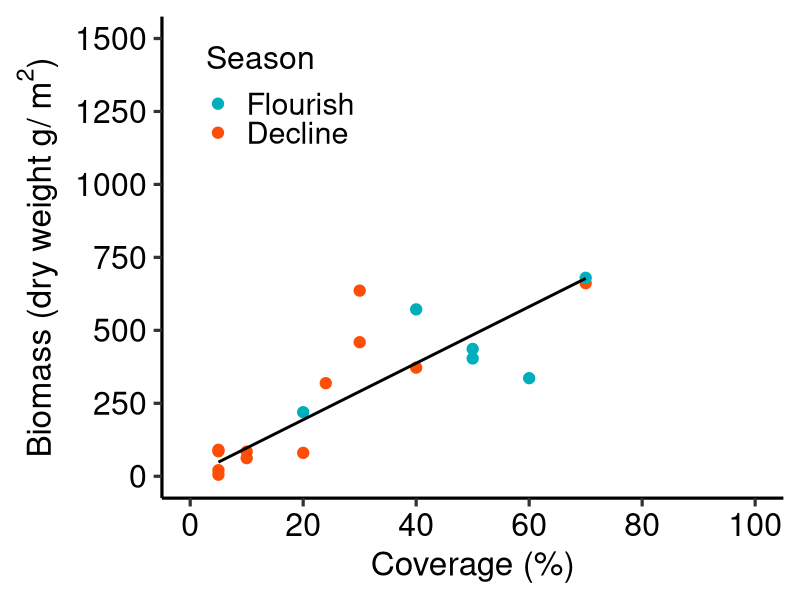
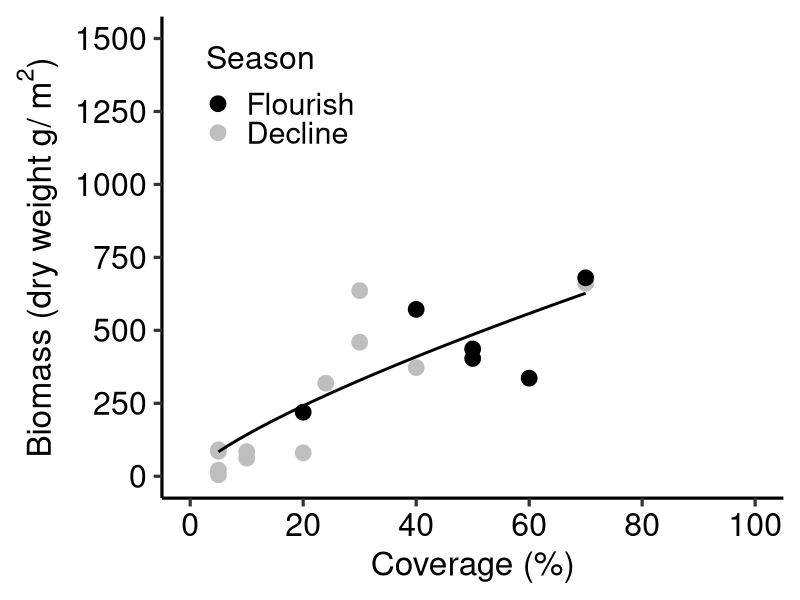
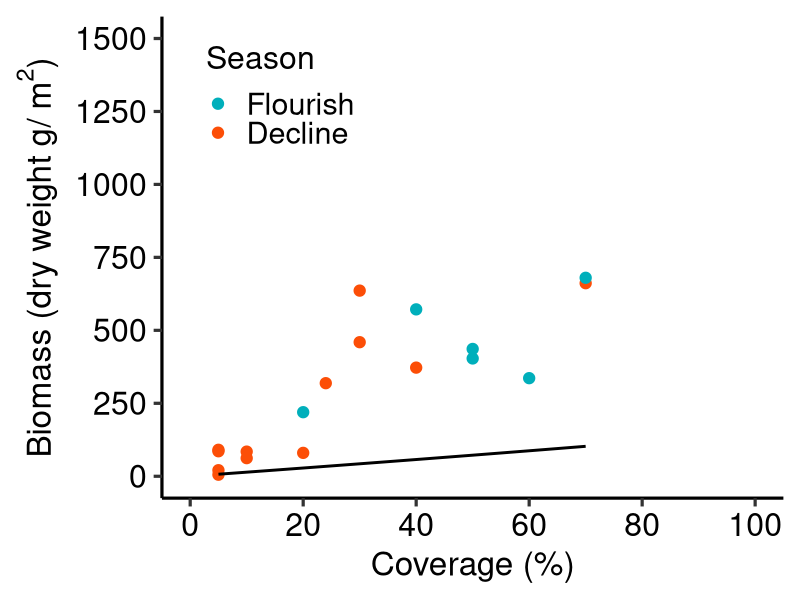
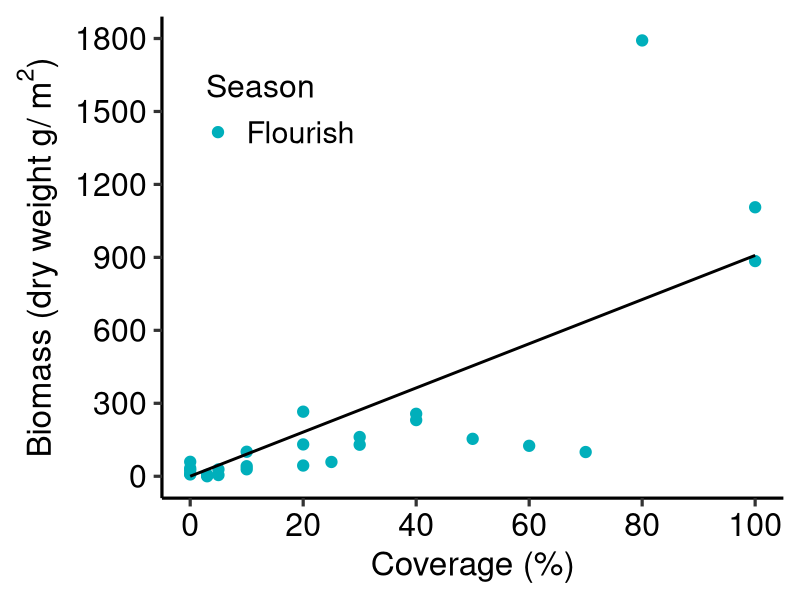
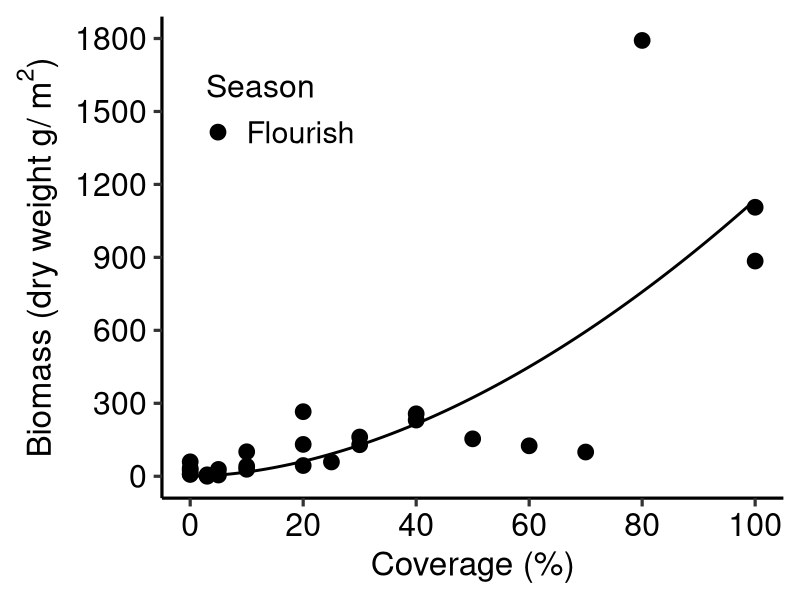
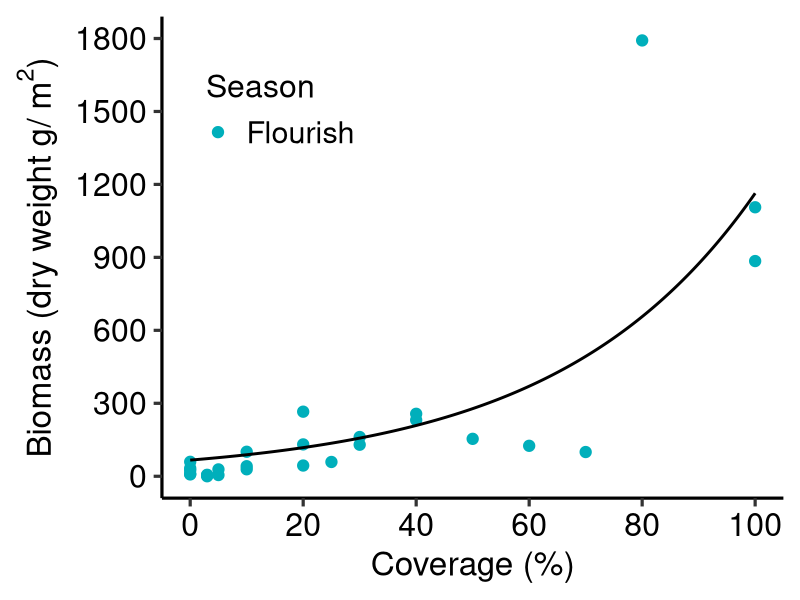
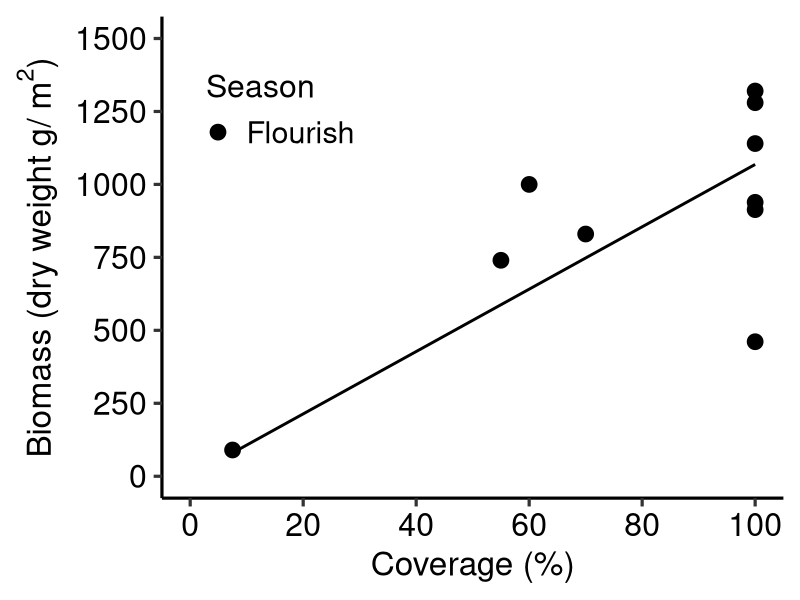
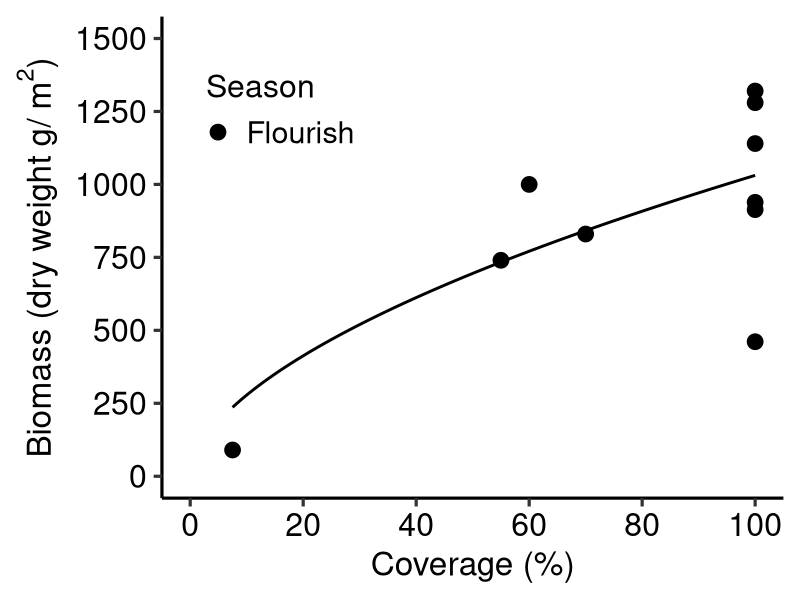

Write the R code that produced these figures, in order. (Note: this script raises an error after producing the figures.)
##########################################
### R codes for Kajime (Ecklonia) #########
##########################################

rm(list=ls())
library(dplyr)
library(ggplot2)

kajime<-read.csv("Kajime.csv",stringsAsFactors = TRUE)
kajime$Season <- factor(kajime$Season, levels = c("Flourish","Decline") )
names(kajime)

####### Central Pacific @ Kajime##########
kajime_CentralPacific<-subset(kajime,kajime$Region=="CentralPacific")
kajime_CentralPacific_Flourish<-subset(kajime,kajime$Region=="CentralPacific"&kajime$Season=="Flourish")
kajime_CentralPacific$Season <- 
  factor(kajime_CentralPacific$Season, levels = c("Flourish","Decline") )


####Linear model#####
model1_cp<- nls(DW_g_m2~ a*Cover,
              start = list(a=50),data = kajime_CentralPacific)
summary(model1_cp)
AIC(model1_cp)
BIC(model1_cp)

####Power model#####
model2_cp<- nls(DW_g_m2~ a*Cover^b,
              start = list(a=10,b = 1),data = kajime_CentralPacific)
summary(model2_cp)
AIC(model2_cp)
BIC(model2_cp)

####Exponential model#####
model3_cp<- nls(DW_g_m2~ a*exp(b*Cover)-a,
              start = list(a=100,b = 0.01), 
              control = list(maxiter = 50000, warnOnly = TRUE),
              data = kajime_CentralPacific,
              trace=TRUE)
summary(model3_cp)
AIC(model3_cp)
BIC(model3_cp)



####### Central Pacific @ Sagami##########
#Model1
dummy_CentralPacific<- expand.grid(Cover=seq(min(kajime_CentralPacific$Cover),
                                             max(kajime_CentralPacific$Cover),length=1000))

pred_CentralPacific<- predict(model1_cp,newdata=dummy_CentralPacific,se.fit=T)
dummy_CentralPacific$DW<-pred_CentralPacific



plot_CentralPacific1<-ggplot(data=kajime_CentralPacific, aes(x=Cover, y=DW_g_m2,color = Season)) + 
  xlab("Coverage (%)")+ 
  ylab(expression(paste("Biomass (dry weight g/ ",{m^2},")",sep="")))+
  geom_point(size=3.5)+
  scale_x_continuous(breaks=seq(0, 100,length=6),limits=c(0,100))+
  scale_y_continuous(breaks=seq(0, 1500,length=7),limits=c(0,1500))+
  scale_color_manual(labels = c("Flourish", "Decline"),values = c("#00AFBB","#FC4E07"))+
  labs(color='Season')+
  geom_line(data=dummy_CentralPacific, aes(x=Cover, y=DW),linewidth=1,color="black",inherit.aes = FALSE)+
  theme_classic(base_size = 24, base_family = "sans")+
  theme(axis.text = element_text(color="black",size=23))+
  theme(legend.justification=c(0.02,0.02), legend.position=c(0.05,0.7), 
        legend.title=element_text(size=23),legend.text =  element_text(size = 22))
plot_CentralPacific1

#Model2
pred_CentralPacific2<- predict(model2_cp,newdata=dummy_CentralPacific,se.fit=T)
dummy_CentralPacific$DW2<-pred_CentralPacific2

plot_CentralPacific2<-ggplot(data=kajime_CentralPacific, aes(x=Cover, y=DW_g_m2,color = Season)) + 
  xlab("Coverage (%)")+ 
  ylab(expression(paste("Biomass (dry weight g/ ",{m^2},")",sep="")))+
  geom_point(size=5)+
  scale_x_continuous(breaks=seq(0, 100,length=6),limits=c(0,100))+
  scale_y_continuous(breaks=seq(0, 1500,length=7),limits=c(0,1500))+
  scale_color_manual(labels = c("Flourish", "Decline"),values = c("black","grey"))+
  labs(color='Season')+
  geom_line(data=dummy_CentralPacific, aes(x=Cover, y=DW2),linewidth=1,color="black",inherit.aes = FALSE)+
  theme_classic(base_size = 24, base_family = "sans")+
  theme(axis.text = element_text(color="black",size=23))+
  theme(legend.justification=c(0.02,0.02), legend.position=c(0.05,0.7), 
        legend.title=element_text(size=23),legend.text =  element_text(size = 22))
plot_CentralPacific2

# save width 600 * Height 500 
#Model 3
pred_CentralPacific3<- predict(model3_cp,newdata=dummy_CentralPacific,se.fit=T)
dummy_CentralPacific$DW3<-pred_CentralPacific3

plot_CentralPacific3<-ggplot(data=kajime_CentralPacific, aes(x=Cover, y=DW_g_m2,color = Season)) + 
  xlab("Coverage (%)")+ 
  ylab(expression(paste("Biomass (dry weight g/ ",{m^2},")",sep="")))+
  geom_point(size=3.5)+
  scale_x_continuous(breaks=seq(0, 100,length=6),limits=c(0,100))+
  scale_y_continuous(breaks=seq(0, 1500,length=7),limits=c(0,1500))+
  scale_color_manual(labels = c("Flourish", "Decline"),values = c("#00AFBB","#FC4E07"))+
  labs(color='Season')+
  geom_line(data=dummy_CentralPacific, aes(x=Cover, y=DW3),linewidth=1,color="black",inherit.aes = FALSE)+
  theme_classic(base_size = 24, base_family = "sans")+
  theme(axis.text = element_text(color="black",size=23))+
  theme(legend.justification=c(0.02,0.02), legend.position=c(0.05,0.7), 
        legend.title=element_text(size=23),legend.text =  element_text(size = 22))
plot_CentralPacific3


#width 600 * Height 500 save

####### NorthJapanSea @ Sado ##########
kajime_NorthJapanSea<-subset(kajime,kajime$Region=="NorthJapanSea")


####Linear model#####
model1_NJ<- nls(DW_g_m2~ a*Cover,
              start = list(a=50),data = kajime_NorthJapanSea)
summary(model1_NJ)
AIC(model1_NJ)
BIC(model1_NJ)

####Power model#####
model2_NJ<- nls(DW_g_m2~ a*Cover^b,
              start = list(a=1.444,b = 1.3181),data = kajime_NorthJapanSea,
              control = list(maxiter = 50000, warnOnly = TRUE),
              trace=TRUE)
summary(model2_NJ)
AIC(model2_NJ)
BIC(model2_NJ)

####Exponential model#####
model3_NJ<- nls(DW_g_m2~ a*exp(b*Cover),
              start = list(a=17.5,b =0.048), data = kajime_NorthJapanSea,
              control = list(maxiter = 50000, warnOnly = TRUE),
              trace=TRUE)

summary(model3_NJ)
AIC(model3_NJ)
BIC(model3_NJ)

####二次関数モデル#####
model4_NJ<- nls(DW_g_m2~ a*Cover^2 + b*Cover + c,
              start = list(a=1, b=1,c=1), data =  kajime_NorthJapanSea)
summary(model4_NJ)
AIC(model4_NJ)
BIC(model4_NJ)


#######Plot line  NorthJapanSea @ Sado##########
#Model1
dummy_NorthJapanSea<- expand.grid(Cover=seq(min(kajime_NorthJapanSea$Cover),
                                            max(kajime_NorthJapanSea$Cover),length=1000))
pred_NorthJapanSea1<- predict(model1_NJ,newdata=dummy_NorthJapanSea,se.fit=T)
dummy_NorthJapanSea$DW1<-pred_NorthJapanSea1

plot_NorthJapanSea1<-ggplot(data=kajime_NorthJapanSea, aes(x=Cover, y=DW_g_m2,color = Season)) + 
  xlab("Coverage (%)")+ 
  ylab(expression(paste("Biomass (dry weight g/ ",{m^2},")",sep="")))+
  geom_point(size=3.5)+
  scale_x_continuous(breaks=seq(0, 100,length=6),limits=c(0,100))+
  scale_y_continuous(breaks=seq(0, 1800,length=7),limits=c(0,1800))+ 
  scale_color_manual(labels = c("Flourish", "Decline"),values = c("#00AFBB","#FC4E07"))+
  labs(color='Season')+
  geom_line(data=dummy_NorthJapanSea, aes(x=Cover, y=DW1),linewidth=1,color="black",inherit.aes = FALSE)+
  theme_classic(base_size = 24, base_family = "sans")+
  theme(axis.text = element_text(color="black",size=23))+
  theme(legend.justification=c(0.02,0.02), legend.position=c(0.05,0.7), 
        legend.title=element_text(size=23),legend.text =  element_text(size = 22))
plot_NorthJapanSea1


#Model2
dummy_NorthJapanSea<- expand.grid(Cover=seq(min(kajime_NorthJapanSea$Cover),
                                             max(kajime_NorthJapanSea$Cover),length=1000))
pred_NorthJapanSea2<- predict(model2_NJ,newdata=dummy_NorthJapanSea,se.fit=T)
dummy_NorthJapanSea$DW2<-pred_NorthJapanSea2

plot_NorthJapanSea2<-ggplot(data=kajime_NorthJapanSea, aes(x=Cover, y=DW_g_m2,color = Season)) + 
  xlab("Coverage (%)")+ 
  ylab(expression(paste("Biomass (dry weight g/ ",{m^2},")",sep="")))+
  geom_point(size=5)+
  scale_x_continuous(breaks=seq(0, 100,length=6),limits=c(0,100))+
  scale_y_continuous(breaks=seq(0, 1800,length=7),limits=c(0,1800))+ 
  scale_color_manual(labels = c("Flourish", "Decline"),values = c("black","grey50"))+
  labs(color='Season')+
  geom_line(data=dummy_NorthJapanSea, aes(x=Cover, y=DW2),linewidth=1,color="black",inherit.aes = FALSE)+
  theme_classic(base_size = 24, base_family = "sans")+
  theme(axis.text = element_text(color="black",size=23))+
  theme(legend.justification=c(0.02,0.02), legend.position=c(0.05,0.7), 
        legend.title=element_text(size=23),legend.text =  element_text(size = 22))
plot_NorthJapanSea2

#Model3
dummy_NorthJapanSea<- expand.grid(Cover=seq(min(kajime_NorthJapanSea$Cover),
                                            max(kajime_NorthJapanSea$Cover),length=1000))
pred_NorthJapanSea3<- predict(model3_NJ,newdata=dummy_NorthJapanSea,se.fit=T)
dummy_NorthJapanSea$DW3<-pred_NorthJapanSea3

plot_NorthJapanSea3<-ggplot(data=kajime_NorthJapanSea, aes(x=Cover, y=DW_g_m2,color = Season)) + 
  xlab("Coverage (%)")+ 
  ylab(expression(paste("Biomass (dry weight g/ ",{m^2},")",sep="")))+
  geom_point(size=3.5)+
  scale_x_continuous(breaks=seq(0, 100,length=6),limits=c(0,100))+
  scale_y_continuous(breaks=seq(0, 1800,length=7),limits=c(0,1800))+ 
  scale_color_manual(labels = c("Flourish", "Decline"),values = c("#00AFBB","#FC4E07"))+
  labs(color='Season')+
  geom_line(data=dummy_NorthJapanSea, aes(x=Cover, y=DW3),linewidth=1,color="black",inherit.aes = FALSE)+
  theme_classic(base_size = 24, base_family = "sans")+
  theme(axis.text = element_text(color="black",size=23))+
  theme(legend.justification=c(0.02,0.02), legend.position=c(0.05,0.7), 
        legend.title=element_text(size=23),legend.text =  element_text(size = 22))
plot_NorthJapanSea3

#width 600 * Height 500 save


####### Seto Island Sea  ##########
kajime_SetoIslandSea<-subset(kajime,kajime$Region=="SetoIslandSea")


####Linear model#####
model1_ST<- nls(DW_g_m2~ a*Cover,
              start = list(a=50),data = kajime_SetoIslandSea)
summary(model1_ST)
AIC(model1_ST)
BIC(model1_ST)

####Power model#####
model2_ST<- nls(DW_g_m2~ a*Cover^b,
              start = list(a=1.444,b = 1.3181),data = kajime_SetoIslandSea,
              control = list(maxiter = 50000, warnOnly = TRUE),
              trace=TRUE)
summary(model2_ST)
AIC(model2_ST)
BIC(model2_ST)

####Exponential model#####
model3_ST<- nls(DW_g_m2~ a*exp(b*Cover),
              start = list(a=17.5,b =0.048), data = kajime_SetoIslandSea,
              control = list(maxiter = 50000, warnOnly = TRUE),
              trace=TRUE)

summary(model3_ST)
AIC(model3_ST)
BIC(model3_ST)


######Plot line  SetoIslandSea ##########
#Model1
dummy_SetoIslandSea<- expand.grid(Cover=seq(min(kajime_SetoIslandSea$Cover),
                                            max(kajime_SetoIslandSea$Cover),length=1000))
pred_SetoIslandSea1<- predict(model1_ST,newdata=dummy_SetoIslandSea,se.fit=T)
dummy_SetoIslandSea$DW1<-pred_SetoIslandSea1

plot_SetoIslandSea1<-ggplot(data=kajime_SetoIslandSea, aes(x=Cover, y=DW_g_m2,color = Season)) + 
  xlab("Coverage (%)")+ 
  ylab(expression(paste("Biomass (dry weight g/ ",{m^2},")",sep="")))+
  geom_point(size=5)+
  scale_x_continuous(breaks=seq(0, 100,length=6),limits=c(0,100))+
  scale_y_continuous(breaks=seq(0, 1500,length=7),limits=c(0,1500))+ 
  scale_color_manual(labels = c("Flourish", "Decline"),values = c("black","grey50"))+
  labs(color='Season')+
  geom_line(data=dummy_SetoIslandSea, aes(x=Cover, y=DW1),linewidth=1,color="black",inherit.aes = FALSE)+
  theme_classic(base_size = 24, base_family = "sans")+
  theme(axis.text = element_text(color="black",size=23))+
  theme(legend.justification=c(0.02,0.02), legend.position=c(0.05,0.7), 
        legend.title=element_text(size=23),legend.text =  element_text(size = 22))
plot_SetoIslandSea1


#Model2
dummy_SetoIslandSea<- expand.grid(Cover=seq(min(kajime_SetoIslandSea$Cover),
                                            max(kajime_SetoIslandSea$Cover),length=1000))
pred_SetoIslandSea2<- predict(model2_ST,newdata=dummy_SetoIslandSea,se.fit=T)
dummy_SetoIslandSea$DW2<-pred_SetoIslandSea2

plot_SetoIslandSea2<-ggplot(data=kajime_SetoIslandSea, aes(x=Cover, y=DW_g_m2,color = Season)) + 
  xlab("Coverage (%)")+ 
  ylab(expression(paste("Biomass (dry weight g/ ",{m^2},")",sep="")))+
  geom_point(size=5)+
  scale_x_continuous(breaks=seq(0, 100,length=6),limits=c(0,100))+
  scale_y_continuous(breaks=seq(0, 1500,length=7),limits=c(0,1500))+ 
  scale_color_manual(labels = c("Flourish", "Decline"),values = c("black","grey50"))+
  labs(color='Season')+
  geom_line(data=dummy_SetoIslandSea, aes(x=Cover, y=DW2),linewidth=1,color="black",inherit.aes = FALSE)+
  theme_classic(base_size = 24, base_family = "sans")+
  theme(axis.text = element_text(color="black",size=23))+
  theme(legend.justification=c(0.02,0.02), legend.position=c(0.05,0.7), 
        legend.title=element_text(size=23),legend.text =  element_text(size = 22))
plot_SetoIslandSea2

#Model3
pred_SetoIslandSea3<- predict(model3_ST,newdata=dummy_SetoIslandSea,se.fit=T)
dummy_SetoIslandSea$DW3<-pred_SetoIslandSea3

plot_SetoIslandSea3<-ggplot(data=kajime_SetoIslandSea, aes(x=Cover, y=DW_g_m2,color = Season)) + 
  xlab("Coverage (%)")+ 
  ylab(expression(paste("Biomass (dry weight g/ ",{m^2},")",sep="")))+
  geom_point(size=5)+
  scale_x_continuous(breaks=seq(0, 100,length=6),limits=c(0,100))+
  scale_y_continuous(breaks=seq(0, 1500,length=7),limits=c(0,1500))+ 
  scale_color_manual(labels = c("Flourish", "Decline"),values = c("black","grey50"))+
  labs(color='Season')+
  geom_line(data=dummy_SetoIslandSea, aes(x=Cover, y=DW3),linewidth=1,color="black",inherit.aes = FALSE)+
  theme_classic(base_size = 24, base_family = "sans")+
  theme(axis.text = element_text(color="black",size=23))+
  theme(legend.justification=c(0.02,0.02), legend.position=c(0.05,0.7), 
        legend.title=element_text(size=23),legend.text =  element_text(size = 22))
plot_SetoIslandSea3

#width 600 * Height 500 save


####### Southern Pacific @ Kajime##########
kajime_SouthernPacific<-subset(kajime,kajime$Region=="SouthernPacific")
kajime_SouthernPacific$Season <- 
  factor(kajime_SouthernPacific$Season, levels = c("Flourish","Decline") )


####Linear model#####
model1_cp<- nls(DW_g_m2~ a*Cover,
                start = list(a=50),data = kajime_SouthernPacific)
summary(model1_cp)
AIC(model1_cp)
BIC(model1_cp)

####Power model#####
model2_cp<- nls(DW_g_m2~ a*Cover^b,
                start = list(a=10,b = 1),data = kajime_SouthernPacific)
summary(model2_cp)
AIC(model2_cp)
BIC(model2_cp)

####Exponential model#####
model3_cp<- nls(DW_g_m2~ a*exp(b*Cover),
                start = list(a=50,b = 0.01), 
                control = list(maxiter = 50000, warnOnly = TRUE),
                data = kajime_SouthernPacific,
                trace=TRUE)
summary(model3_cp)
AIC(model3_cp)
BIC(model3_cp)





####### Southern Pacific Shikoku##########
#Model1
dummy_SouthernPacific<- expand.grid(Cover=seq(min(kajime_SouthernPacific$Cover),
                                             max(kajime_SouthernPacific$Cover),length=1000))

pred_SouthernPacific<- predict(model1_cp,newdata=dummy_SouthernPacific,se.fit=T)
dummy_SouthernPacific$DW<-pred_SouthernPacific



plot_SouthernPacific1<-ggplot(data=kajime_SouthernPacific, aes(x=Cover, y=DW_g_m2,color = Season)) + 
  xlab("Coverage (%)")+ 
  ylab(expression(paste("Biomass (dry weight g/ ",{m^2},")",sep="")))+
  geom_point(size=3.5)+
  scale_x_continuous(breaks=seq(0, 100,length=6),limits=c(0,100))+
  scale_y_continuous(breaks=seq(0, 1500,length=7),limits=c(0,1500))+
  scale_color_manual(labels = c("Flourish", "Decline"),values = c("#00AFBB","#FC4E07"))+
  labs(color='Season')+
  geom_line(data=dummy_SouthernPacific, aes(x=Cover, y=DW),linewidth=1,color="black",inherit.aes = FALSE)+
  theme_classic(base_size = 24, base_family = "sans")+
  theme(axis.text = element_text(color="black",size=23))+
  theme(legend.justification=c(0.02,0.02), legend.position=c(0.05,0.7), 
        legend.title=element_text(size=23),legend.text =  element_text(size = 22))
plot_SouthernPacific1

#Model2
pred_SouthernPacific2<- predict(model2_cp,newdata=dummy_SouthernPacific,se.fit=T)
dummy_SouthernPacific$DW2<-pred_SouthernPacific2

plot_SouthernPacific2<-ggplot(data=kajime_SouthernPacific, aes(x=Cover, y=DW_g_m2,color = Season)) + 
  xlab("Coverage (%)")+ 
  ylab(expression(paste("Biomass (dry weight g/ ",{m^2},")",sep="")))+
  geom_point(size=3.5)+
  scale_x_continuous(breaks=seq(0, 100,length=6),limits=c(0,100))+
  scale_y_continuous(breaks=seq(0, 1500,length=7),limits=c(0,1500))+
  scale_color_manual(labels = c("Flourish", "Decline"),values = c("#00AFBB","#FC4E07"))+
  labs(color='Season')+
  geom_line(data=dummy_SouthernPacific, aes(x=Cover, y=DW2),linewidth=1,color="black",inherit.aes = FALSE)+
  theme_classic(base_size = 24, base_family = "sans")+
  theme(axis.text = element_text(color="black",size=23))+
  theme(legend.justification=c(0.02,0.02), legend.position=c(0.05,0.7), 
        legend.title=element_text(size=23),legend.text =  element_text(size = 22))
plot_SouthernPacific2

# save width 600 * Height 500 
#Model 3
pred_SouthernPacific3<- predict(model3_cp,newdata=dummy_SouthernPacific,se.fit=T)
dummy_SouthernPacific$DW3<-pred_SouthernPacific3

plot_SouthernPacific3<-ggplot(data=kajime_SouthernPacific, aes(x=Cover, y=DW_g_m2,color = Season)) + 
  xlab("Coverage (%)")+ 
  ylab(expression(paste("Biomass (dry weight g/ ",{m^2},")",sep="")))+
  geom_point(size=3.5)+
  scale_x_continuous(breaks=seq(0, 100,length=6),limits=c(0,100))+
  scale_y_continuous(breaks=seq(0, 1500,length=7),limits=c(0,1600))+
  scale_color_manual(labels = c("Flourish", "Decline"),values = c("#00AFBB","#FC4E07"))+
  labs(color='Season')+
  geom_line(data=dummy_SouthernPacific, aes(x=Cover, y=DW3),linewidth=1,color="black",inherit.aes = FALSE)+
  theme_classic(base_size = 24, base_family = "sans")+
  theme(axis.text = element_text(color="black",size=23))+
  theme(legend.justification=c(0.02,0.02), legend.position=c(0.05,0.7), 
        legend.title=element_text(size=23),legend.text =  element_text(size = 22))
plot_SouthernPacific3


#Model4
pred_SouthernPacific4<- predict(model4_cp,newdata=dummy_SouthernPacific,se.fit=T)
dummy_SouthernPacific$DW4<-pred_SouthernPacific4

plot_SouthernPacific4<-ggplot(data=kajime_SouthernPacific, aes(x=Cover, y=DW_g_m2,color = Season)) + 
  xlab("Coverage (%)")+ 
  ylab(expression(paste("Biomass (dry weight g/ ",{m^2},")",sep="")))+
  geom_point(size=3.5)+
  scale_x_continuous(breaks=seq(0, 100,length=6),limits=c(0,100))+
  scale_y_continuous(breaks=seq(0, 1500,length=7),limits=c(0,1500))+
  scale_color_manual(labels = c("Flourish", "Decline"),values = c("#00AFBB","#FC4E07"))+
  labs(color='Season')+
  geom_line(data=dummy_SouthernPacific, aes(x=Cover, y=DW4),linewidth=1,color="black",inherit.aes = FALSE)+
  theme_classic(base_size = 24, base_family = "sans")+
  theme(axis.text = element_text(color="black",size=23))+
  theme(legend.justification=c(0.02,0.02), legend.position=c(0.05,0.7), 
        legend.title=element_text(size=23),legend.text =  element_text(size = 22))
plot_SouthernPacific4

#width 600 * Height 500 save


####### SouthJapanSea  #Data shortage############
kajime_SouthJapanSea<-subset(kajime,kajime$Region=="SouthJapanSea")


####Linear model#####
model1 <- nls(DW_g_m2~ a*Cover,
              start = list(a=50),data = kajime_SouthJapanSea)
summary(model1)
AIC(model1)
BIC(model1)

####Power model#####
model2 <- nls(DW_g_m2~ a*Cover^b,
              start = list(a=1.444,b = 1.3181),data = kajime_SouthJapanSea,
              control = list(maxiter = 50000, warnOnly = TRUE),
              trace=TRUE)
summary(model2)
AIC(model2)
BIC(model2)

####Exponential model#####
model3 <- nls(DW_g_m2~ a*exp(b*Cover),
              start = list(a=17.5,b =0.048), data = kajime_SouthJapanSea,
              control = list(maxiter = 50000, warnOnly = TRUE),
              trace=TRUE)

summary(model3)
AIC(model3)
BIC(model3)

####二次関数モデル#####
model4 <- nls(DW_g_m2~ a*Cover^2 + b*Cover + c,
              start = list(a=-0.2, b=20,c=-50), 
              control = list(maxiter = 50000, warnOnly = TRUE),
              data =  kajime_SouthJapanSea)
summary(model4)
AIC(model4)
BIC(model4)

######Plot line  SouthJapanSea ##########
#Model1
dummy_SouthJapanSea<- expand.grid(Cover=seq(min(kajime_SouthJapanSea$Cover),
                                            max(kajime_SouthJapanSea$Cover),length=1000))
pred_SouthJapanSea1<- predict(model1,newdata=dummy_SouthJapanSea,se.fit=T)
dummy_SouthJapanSea$DW1<-pred_SouthJapanSea1

plot_SouthJapanSea1<-ggplot(data=kajime_SouthJapanSea, aes(x=Cover, y=DW_g_m2,color = Season)) + 
  xlab("Coverage (%)")+ 
  ylab(expression(paste("Biomass (dry weight g/ ",{m^2},")",sep="")))+
  geom_point(size=3.5)+
  scale_x_continuous(breaks=seq(0, 100,length=6),limits=c(0,100))+
  scale_y_continuous(breaks=seq(0, 2000,length=5),limits=c(0,2000))+ 
  scale_color_manual(labels = c("Flourish", "Decline"),values = c("#00AFBB","#FC4E07"))+
  labs(color='Season')+
  geom_line(data=dummy_SouthJapanSea, aes(x=Cover, y=DW1),linewidth=1,color="black",inherit.aes = FALSE)+
  theme_classic(base_size = 24, base_family = "sans")+
  theme(axis.text = element_text(color="black",size=23))+
  theme(legend.justification=c(0.02,0.02), legend.position=c(0.05,0.7), 
        legend.title=element_text(size=23),legend.text =  element_text(size = 22))
plot_SouthJapanSea1


#Model2
dummy_SouthJapanSea<- expand.grid(Cover=seq(min(kajime_SouthJapanSea$Cover),
                                            max(kajime_SouthJapanSea$Cover),length=1000))
pred_SouthJapanSea2<- predict(model2,newdata=dummy_SouthJapanSea,se.fit=T)
dummy_SouthJapanSea$DW2<-pred_SouthJapanSea2

plot_SouthJapanSea2<-ggplot(data=kajime_SouthJapanSea, aes(x=Cover, y=DW_g_m2,color = Season)) + 
  xlab("Coverage (%)")+ 
  ylab(expression(paste("Biomass (dry weight g/ ",{m^2},")",sep="")))+
  geom_point(size=3.5)+
  scale_color_manual(labels = c("Flourish", "Decline"),values = c("#00AFBB","#FC4E07"))+
  labs(color='Season')+
  geom_line(data=dummy_SouthJapanSea, aes(x=Cover, y=DW2),linewidth=1,color="black",inherit.aes = FALSE)+
  theme_classic(base_size = 24, base_family = "sans")+
  theme(axis.text = element_text(color="black",size=23))+
  theme(legend.justification=c(0.02,0.02), legend.position=c(0.05,0.7), 
        legend.title=element_text(size=23),legend.text =  element_text(size = 22))
plot_SouthJapanSea2

#Model3
pred_SouthJapanSea3<- predict(model3,newdata=dummy_SouthJapanSea,se.fit=T)
dummy_SouthJapanSea$DW3<-pred_SouthJapanSea3

plot_SouthJapanSea3<-ggplot(data=kajime_SouthJapanSea, aes(x=Cover, y=DW_g_m2,color = Season)) + 
  xlab("Coverage (%)")+ 
  ylab(expression(paste("Biomass (dry weight g/ ",{m^2},")",sep="")))+
  geom_point(size=3.5)+
  scale_color_manual(labels = c("Flourish", "Decline"),values = c("#00AFBB","#FC4E07"))+
  labs(color='Season')+
  geom_line(data=dummy_SouthJapanSea, aes(x=Cover, y=DW3),linewidth=1,color="black",inherit.aes = FALSE)+
  theme_classic(base_size = 24, base_family = "sans")+
  theme(axis.text = element_text(color="black",size=23))+
  theme(legend.justification=c(0.02,0.02), legend.position=c(0.05,0.7), 
        legend.title=element_text(size=23),legend.text =  element_text(size = 22))
plot_SouthJapanSea3

#Model4
pred_SouthJapanSea4<- predict(model4,newdata=dummy_SouthJapanSea,se.fit=T)
dummy_SouthJapanSea$DW4<-pred_SouthJapanSea4

#width 600 * Height 500 save

####### EastChinaSea Tsuruarame  ##########
kajime_EastChinaSea<-subset(kajime,kajime$Region=="EastChinaSea"&kajime$Jap_name=="Tsuruarame")
kajime_EastChinaSea

####Linear model#####
model1_EC <- nls(DW_g_m2~ a*Cover,
              start = list(a=50),data = kajime_EastChinaSea)
summary(model1_EC)
AIC(model1_EC)
BIC(model1_EC)

####Power model#####
model2_EC<- nls(DW_g_m2~ a*Cover^b,
              start = list(a=1.444,b = 1.3181),data = kajime_EastChinaSea,
              control = list(maxiter = 50000, warnOnly = TRUE),
              trace=TRUE)
summary(model2_EC)
AIC(model2_EC)
BIC(model2_EC)

####Exponential model#####
model3_EC<- nls(DW_g_m2~ a*exp(b*Cover),
              start = list(a=17.5,b =0.048), data = kajime_EastChinaSea,
              control = list(maxiter = 50000, warnOnly = TRUE),
              trace=TRUE)

summary(model3_EC)
AIC(model3_EC)
BIC(model3_EC)

model3_EC2<- nls(DW_g_m2~ a*exp(b*Cover)-a,
                start = list(a=17.5,b =0.048), data = kajime_EastChinaSea,
                control = list(maxiter = 50000, warnOnly = TRUE),
                trace=TRUE)

summary(model3_EC2)
AIC(model3_EC2)
BIC(model3_EC2)


######Plot line  EastChinaSea ##########
#Model1
dummy_EastChinaSea<- expand.grid(Cover=seq(min(kajime_EastChinaSea$Cover),
                                            max(kajime_EastChinaSea$Cover),length=1000))
pred_EastChinaSea1<- predict(model1_EC,newdata=dummy_EastChinaSea,se.fit=T)
dummy_EastChinaSea$DW1<-pred_EastChinaSea1

plot_EastChinaSea1<-ggplot(data=kajime_EastChinaSea, aes(x=Cover, y=DW_g_m2,color = Season)) + 
  xlab("Coverage (%)")+ 
  scale_x_continuous(breaks=seq(0, 100,length=6),limits=c(0,100))+
  ylim(0,500)+
  ylab(expression(paste("Biomass (dry weight g/ ",{m^2},")",sep="")))+
  geom_point(size=3.5)+
  scale_color_manual(labels = c("Flourish", "Decline"),values = c("#00AFBB","#FC4E07"))+
  labs(color='Season')+
  geom_line(data=dummy_EastChinaSea, aes(x=Cover, y=DW1),linewidth=1,color="black",inherit.aes = FALSE)+
  theme_classic(base_size = 24, base_family = "sans")+
  theme(axis.text = element_text(color="black",size=23))+
  theme(legend.justification=c(0.02,0.02), legend.position=c(0.05,0.7), 
        legend.title=element_text(size=23),legend.text =  element_text(size = 22))
plot_EastChinaSea1
#width 600 * Height 500 save

#Model2
dummy_EastChinaSea<- expand.grid(Cover=seq(min(kajime_EastChinaSea$Cover),
                                            max(kajime_EastChinaSea$Cover),length=1000))
pred_EastChinaSea2<- predict(model2_EC,newdata=dummy_EastChinaSea,se.fit=T)
dummy_EastChinaSea$DW2<-pred_EastChinaSea2

plot_EastChinaSea2<-ggplot(data=kajime_EastChinaSea, aes(x=Cover, y=DW_g_m2,color = Season)) + 
  xlab("Coverage (%)")+ 
  ylab(expression(paste("Biomass (dry weight g/ ",{m^2},")",sep="")))+
  geom_point(size=3.5)+
  scale_color_manual(labels = c("Flourish", "Decline"),values = c("#00AFBB","#FC4E07"))+
  labs(color='Season')+
  xlab("Coverage (%)")+ 
  scale_x_continuous(breaks=seq(0, 100,length=6),limits=c(0,100))+
  ylim(0,500)+
  geom_line(data=dummy_EastChinaSea, aes(x=Cover, y=DW2),linewidth=1,color="black",inherit.aes = FALSE)+
  theme_classic(base_size = 24, base_family = "sans")+
  theme(axis.text = element_text(color="black",size=23))+
  theme(legend.justification=c(0.02,0.02), legend.position=c(0.05,0.7), 
        legend.title=element_text(size=23),legend.text =  element_text(size = 22))
plot_EastChinaSea2

#Model3
dummy_EastChinaSea<- expand.grid(Cover=seq(min(kajime_EastChinaSea$Cover),
                                           max(kajime_EastChinaSea$Cover),length=1000))
pred_EastChinaSea3<- predict(model3_EC2,newdata=dummy_EastChinaSea,se.fit=T)
dummy_EastChinaSea$DW3<-pred_EastChinaSea3

plot_EastChinaSea3<-ggplot(data=kajime_EastChinaSea, aes(x=Cover, y=DW_g_m2,color = Season)) + 
  xlab("Coverage (%)")+ 
  ylab(expression(paste("Biomass (dry weight g/ ",{m^2},")",sep="")))+
  scale_x_continuous(breaks=seq(0, 100,length=6),limits=c(0,100))+
  ylim(0,500)+
  geom_point(size=3.5)+
  scale_color_manual(labels = c("Flourish", "Decline"),values = c("black","grey50"))+
  labs(color='Season')+
  geom_line(data=dummy_EastChinaSea, aes(x=Cover, y=DW3),linewidth=1,color="black",inherit.aes = FALSE)+
  theme_classic(base_size = 24, base_family = "sans")+
  theme(axis.text = element_text(color="black",size=23))+
  theme(legend.justification=c(0.02,0.02), legend.position=c(0.05,0.7), 
        legend.title=element_text(size=23),legend.text =  element_text(size = 22))
plot_EastChinaSea3

#width 600 * Height 500 save

####### EastChinaSea @ Antokume##########

kajime_EastChinaSeaAN<-subset(kajime,kajime$Region=="EastChinaSea"&kajime$Jap_name=="Antokume")


####Linear model#####
model1_ECAN <- nls(DW_g_m2~ a*Cover,
                 start = list(a=50),data = kajime_EastChinaSeaAN)
summary(model1_ECAN)
AIC(model1_ECAN)
BIC(model1_ECAN)

####Power model#####
model2_ECAN<- nls(DW_g_m2~ a*Cover^b,
                start = list(a=0.001,b = 2),data = kajime_EastChinaSeaAN,
                control = list(maxiter = 50000, warnOnly = TRUE),
                trace=TRUE)
summary(model2_ECAN)
AIC(model2_ECAN)
BIC(model2_ECAN)

####Exponential model#####
model3_ECAN<- nls(DW_g_m2~ a*exp(b*Cover),
                start = list(a=1,b =0.048), data = kajime_EastChinaSeaAN,
                control = list(maxiter = 50000, warnOnly = TRUE),
                trace=TRUE)

summary(model3_ECAN)
AIC(model3_ECAN)
BIC(model3_ECAN)

model3_ECAN2<- nls(DW_g_m2~ a*exp(b*Cover)-a,
                  start = list(a=1,b =0.048), data = kajime_EastChinaSeaAN,
                  control = list(maxiter = 50000, warnOnly = TRUE),
                  trace=TRUE)

summary(model3_ECAN2)
AIC(model3_ECAN2)
BIC(model3_ECAN2)


######Plot line  EastChinaSeaAN ##########
#Model1
dummy_EastChinaSeaAN<- expand.grid(Cover=seq(min(kajime_EastChinaSeaAN$Cover),
                                           max(kajime_EastChinaSeaAN$Cover),length=1000))
pred_EastChinaSeaAN1<- predict(model1_ECAN,newdata=dummy_EastChinaSeaAN,se.fit=T)
dummy_EastChinaSeaAN$DW1<-pred_EastChinaSeaAN1

plot_EastChinaSeaAN1<-ggplot(data=kajime_EastChinaSeaAN, aes(x=Cover, y=DW_g_m2,color = Season)) + 
  xlab("Coverage (%)")+ 
  ylab(expression(paste("Biomass (dry weight g/ ",{m^2},")",sep="")))+
  scale_x_continuous(breaks=seq(0, 100,length=6),limits=c(0,100))+
  ylim(0,200)+
  geom_point(size=3.5)+
  scale_color_manual(labels = c("Flourish", "Decline"),values = c("#00AFBB","#FC4E07"))+
  labs(color='Season')+
  geom_line(data=dummy_EastChinaSeaAN, aes(x=Cover, y=DW1),linewidth=1,color="black",inherit.aes = FALSE)+
  theme_classic(base_size = 24, base_family = "sans")+
  theme(axis.text = element_text(color="black",size=23))+
  theme(legend.justification=c(0.02,0.02), legend.position=c(0.05,0.7), 
        legend.title=element_text(size=23),legend.text =  element_text(size = 22))
plot_EastChinaSeaAN1


#Model2
dummy_EastChinaSeaAN<- expand.grid(Cover=seq(min(kajime_EastChinaSeaAN$Cover),
                                           max(kajime_EastChinaSeaAN$Cover),length=1000))
pred_EastChinaSeaAN2<- predict(model2_ECAN,newdata=dummy_EastChinaSeaAN,se.fit=T)
dummy_EastChinaSeaAN$DW2<-pred_EastChinaSeaAN2

plot_EastChinaSeaAN2<-ggplot(data=kajime_EastChinaSeaAN, aes(x=Cover, y=DW_g_m2,color = Season)) + 
  xlab("Coverage (%)")+ 
  ylab(expression(paste("Biomass (dry weight g/ ",{m^2},")",sep="")))+
  geom_point(size=3.5)+
  scale_color_manual(labels = c("Flourish", "Decline"),values = c("#00AFBB","#FC4E07"))+
  labs(color='Season')+
  xlab("Coverage (%)")+ 
  scale_x_continuous(breaks=seq(0, 100,length=6),limits=c(0,100))+
  ylim(0,200)+
  geom_line(data=dummy_EastChinaSeaAN, aes(x=Cover, y=DW2),linewidth=1,color="black",inherit.aes = FALSE)+
  theme_classic(base_size = 24, base_family = "sans")+
  theme(axis.text = element_text(color="black",size=23))+
  theme(legend.justification=c(0.02,0.02), legend.position=c(0.05,0.7), 
        legend.title=element_text(size=23),legend.text =  element_text(size = 22))
plot_EastChinaSeaAN2

#Model3
dummy_EastChinaSeaAN<- expand.grid(Cover=seq(min(kajime_EastChinaSeaAN$Cover),
                                             max(kajime_EastChinaSeaAN$Cover),length=1000))
pred_EastChinaSeaAN3<- predict(model3_ECAN2,newdata=dummy_EastChinaSeaAN,se.fit=T)
dummy_EastChinaSeaAN$DW3<-pred_EastChinaSeaAN3

plot_EastChinaSeaAN3<-ggplot(data=kajime_EastChinaSeaAN, aes(x=Cover, y=DW_g_m2,color = Season)) + 
  xlab("Coverage (%)")+ 
  ylab(expression(paste("Biomass (dry weight g/ ",{m^2},")",sep="")))+
  scale_x_continuous(breaks=seq(0, 100,length=6),limits=c(0,100))+
  ylim(0,200)+
  geom_point(size=3.5)+
  scale_color_manual(labels = c("Flourish", "Decline"),values = c("black","grey50"))+
  labs(color='Season')+
  geom_line(data=dummy_EastChinaSeaAN, aes(x=Cover, y=DW3),linewidth=1,color="black",inherit.aes = FALSE)+
  theme_classic(base_size = 24, base_family = "sans")+
  theme(axis.text = element_text(color="black",size=23))+
  theme(legend.justification=c(0.02,0.02), legend.position=c(0.05,0.7), 
        legend.title=element_text(size=23),legend.text =  element_text(size = 22))
plot_EastChinaSeaAN3






#### Tsuruarame and Antokume combined ####
#Model3 Tsuruarame+Antokume
dummy_EastChinaSea<- expand.grid(Cover=seq(min(kajime_EastChinaSea$Cover),
                                           max(kajime_EastChinaSea$Cover),length=1000))
pred_EastChinaSea3<- predict(model3_EC2,newdata=dummy_EastChinaSea,se.fit=T)
dummy_EastChinaSea$DW3<-pred_EastChinaSea3

dummy_EastChinaSeaAN<- expand.grid(Cover=seq(min(kajime_EastChinaSeaAN$Cover),
                                             max(kajime_EastChinaSeaAN$Cover),length=1000))
pred_EastChinaSeaAN3<- predict(model3_ECAN2,newdata=dummy_EastChinaSeaAN,se.fit=T)
dummy_EastChinaSeaAN$DW3<-pred_EastChinaSeaAN3


Kajime_EC<-rbind(kajime_EastChinaSea,kajime_EastChinaSeaAN)
Kajime_EC$Jap_name<-factor(Kajime_EC$Jap_name, 
                           levels = c("Tsuruarame","Antokume") )

plot_EastChinaSea<-ggplot(data=Kajime_EC, 
                             aes(x=Cover, y=DW_g_m2,shape=Jap_name)) + 
  xlab("Coverage (%)")+ 
  ylab(expression(paste("Biomass (dry weight g/ ",{m^2},")",sep="")))+
  scale_x_continuous(breaks=seq(0, 100,length=6),limits=c(0,100))+
  ylim(0,300)+
  geom_point(size=8,color="black")+
  scale_shape_manual(labels = c("Tsuruarame", " Antokume"),values = c(1,2))+
  labs(color='Species')+
  geom_line(data=dummy_EastChinaSeaAN, aes(x=Cover, y=DW3),linetype = 2, linewidth=1,color="black",inherit.aes = FALSE)+
  geom_line(data=dummy_EastChinaSea,aes(x=Cover, y=DW3),linetype = 1, linewidth=1,color="black",inherit.aes = FALSE)+
  theme_classic(base_size = 24, base_family = "sans")+
  theme(axis.text = element_text(color="black",size=23))+
  theme(legend.justification=c(0.02,0.02), legend.position.inside =c(0.05,0.7), 
        legend.title=element_text(size=23),legend.text =  element_text(size = 22))
plot_EastChinaSea

#################################################################
###Comparison of the relationships for Kajime among regions#####
######Plot line  all species  ##########

dummy_CentralPacific<- expand.grid(Cover=seq(min(kajime_CentralPacific$Cover),
                                             max(kajime_CentralPacific$Cover),length=1000))
pred_CentralPacific<- predict(model2_cp,newdata=dummy_CentralPacific,se.fit=T)

dummy_CentralPacific$DW<-pred_CentralPacific
dummy_CentralPacific$RegionClass<-"CP Kajime"
dummy_CentralPacific
dummy_NorthJapanSea<- expand.grid(Cover=seq(min(kajime_NorthJapanSea$Cover),
                                            max(kajime_NorthJapanSea$Cover),length=1000))
pred_NorthJapanSea2<- predict(model2_NJ,newdata=dummy_NorthJapanSea,se.fit=T)
dummy_NorthJapanSea$DW<-pred_NorthJapanSea2
dummy_NorthJapanSea$RegionClass<-"NJS Tsuruarame"

dummy_SetoIslandSea<- expand.grid(Cover=seq(min(kajime_SetoIslandSea$Cover),
                                            max(kajime_SetoIslandSea$Cover),length=1000))
pred_SetoIslandSea1<- predict(model1_ST,newdata=dummy_SetoIslandSea,se.fit=T)
dummy_SetoIslandSea$DW<-pred_SetoIslandSea1
dummy_SetoIslandSea$RegionClass<-"SIS Kajime/Kurome"

dummy_EastChinaSea<- expand.grid(Cover=seq(min(kajime_EastChinaSea$Cover),
                                           max(kajime_EastChinaSea$Cover),length=1000))
pred_EastChinaSea3<- predict(model3_EC2,newdata=dummy_EastChinaSea,se.fit=T)
dummy_EastChinaSea$DW<-pred_EastChinaSea3
dummy_EastChinaSea$RegionClass<-"ECS Tsuruarame"

dummy_EastChinaSeaAN<- expand.grid(Cover=seq(min(kajime_EastChinaSeaAN$Cover),
                                             max(kajime_EastChinaSeaAN$Cover),length=1000))
pred_EastChinaSeaAN3<- predict(model3_ECAN2,newdata=dummy_EastChinaSeaAN,se.fit=T)
dummy_EastChinaSeaAN$DW<-pred_EastChinaSeaAN3
dummy_EastChinaSeaAN$RegionClass<-"ECS Antokume"

dummy_kajime<-rbind(dummy_CentralPacific,dummy_NorthJapanSea,dummy_SetoIslandSea,
                    dummy_EastChinaSea,dummy_EastChinaSeaAN)
dummy_kajime$RegionClass<-factor(dummy_kajime$RegionClass, 
                                 levels = c("NJS Tsuruarame","CP Kajime","SIS Kajime/Kurome","ECS Tsuruarame","ECS Antokume") )

plot_Kajime_all<-ggplot(data=dummy_kajime, aes(x=Cover, y=DW,linetype = RegionClass,color= RegionClass)) + 
  xlab("Coverage (%)")+ 
  ylab(expression(paste("Biomass (dry weight g/ ",{m^2},")",sep="")))+
  scale_x_continuous(breaks=seq(0, 100,length=6),limits=c(0,100))+
  scale_y_continuous(breaks=seq(0, 1500,length=7),limits=c(0,1500))+ 
  geom_line(linewidth=1.25)+
  theme_classic(base_size = 24, base_family = "sans")+
  theme(axis.text = element_text(color="black",size=23))+
  theme(legend.justification=c(0.02,0.02), legend.position=c(0.05,0.55), 
        legend.title=element_text(size=20),legend.text =  element_text(size = 20))
plot_Kajime_all

# save width 600 * Height 500
